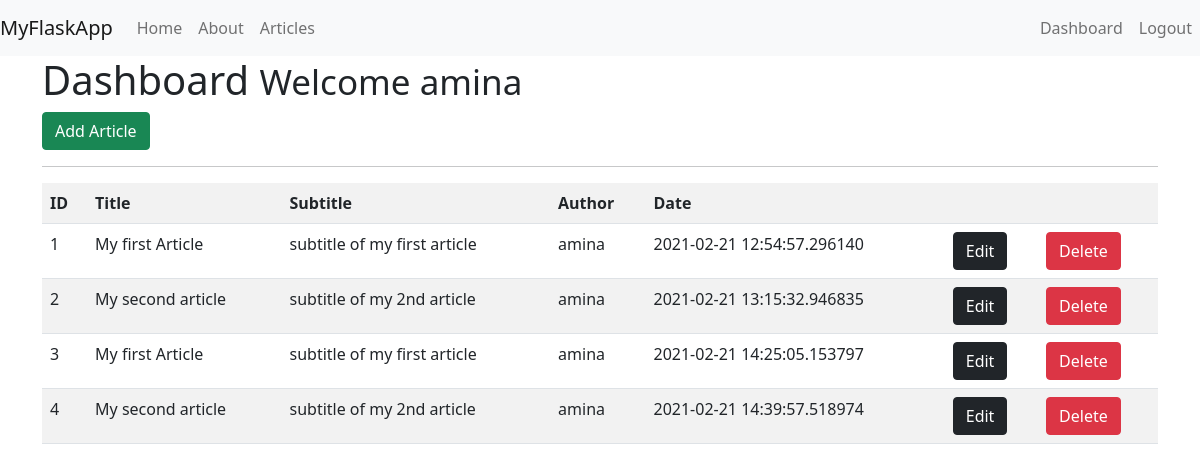
/dashboard (signed in), run on the app's committed database.
### app.py (models this page shows, shortened)
class Articles(db.Model):
    __tablename__ = 'articles'
    id = db.Column(db.Integer, primary_key=True)
    title = db.Column(db.String(100))
    subtitle = db.Column(db.String(200))
    author = db.Column(db.String(200))
    body = db.Column(db.Text())
    create_date = db.Column(db.DateTime)

### app.py (the view)
@app.route('/dashboard')
@is_logged_in
def dashboard():
    result = Articles.query.all()
    if result != 0:
        return render_template('dashboard.html',articles=result)
    else:
        message= 'No articles found'
        return render_template('dashboard.html', msg=message)

### app.py (called while the page is built)
def is_logged_in(f):
    @wraps(f)
    def wrap(*args, **kwargs):
        if 'logged_in' in session:
            return f(*args, **kwargs)
        else:
            flash('Unauthorized, please login','danger')
            return redirect(url_for('login'))
    return wrap

### templates/dashboard.html
{% extends 'layout.html' %}
{% block body %}
<h1>Dashboard <small> Welcome {{session.username}}</small></h1>
<a class="btn btn-success" href="/add_article"> Add Article</a>
<hr>
<table class="table table-striped">
    <tr>
      <th>ID</th>
      <th>Title</th>
      <th>Subtitle</th>
      <th>Author</th>
      <th>Date</th>
      <th></th>
      <th></th>
    </tr>
    {% for article in articles %}
    <tr>
      <td>{{article.id}}</td>
      <td>{{article.title}}</td>
      <td>{{article.subtitle}}</td>
      <td>{{article.author}}</td>
      <td>{{article.create_date}}</td>
      <td><a href="edit_article/{{article.id}}" class="btn btn-dark float-right">Edit</a></td>
      <td>
        <a href="#" class="btn btn-danger float-right">Delete</a>
      </td>
    </tr>
  {% endfor %}
</table>
{% endblock %}

### data on the page
Articles: id "1", title "My first Article", subtitle "subtitle of my first article", author "amina", create_date "2021-02-21 12:54:57.296140"
Articles: id "2", title "My second article", subtitle "subtitle of my 2nd article", author "amina", create_date "2021-02-21 13:15:32.946835"
Articles: id "3", title "My first Article", subtitle "subtitle of my first article", author "amina", create_date "2021-02-21 14:25:05.153797"
Articles: id "4", title "My second article", subtitle "subtitle of my 2nd article", author "amina", create_date "2021-02-21 14:39:57.518974"

### other printed values
{{ session.username }} "amina"
